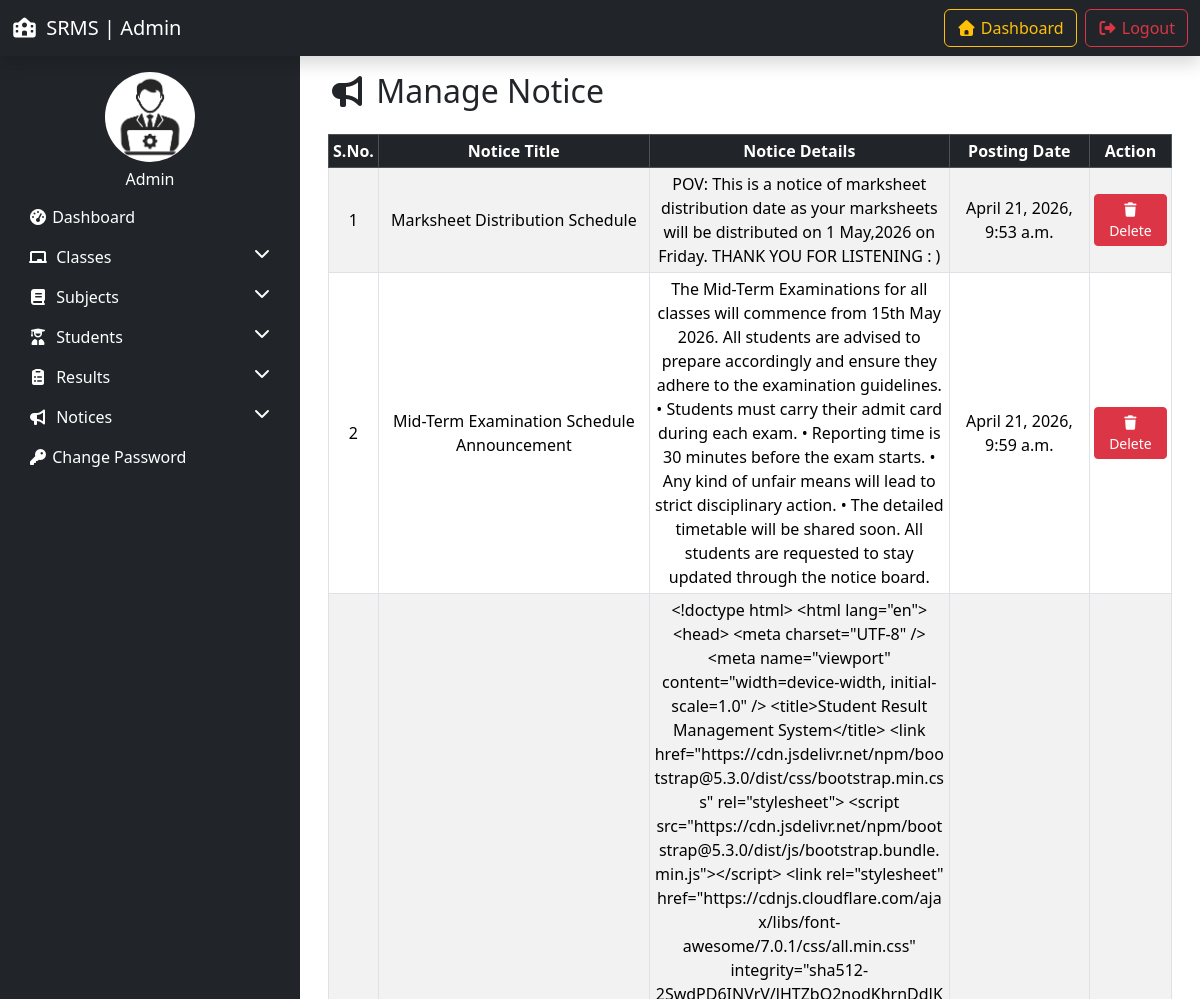
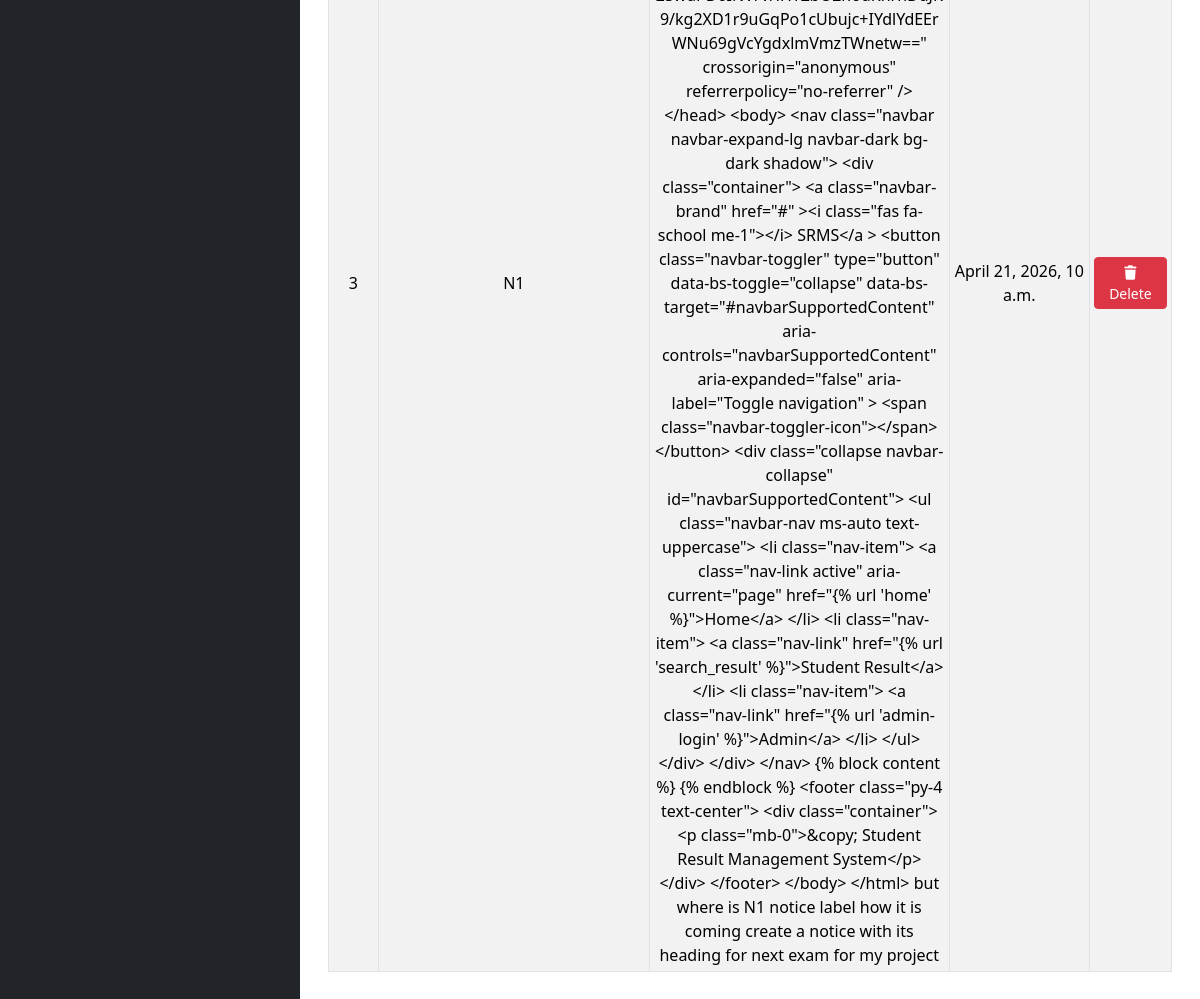
Before: /manage_notice/ (signed in) with the older database file (2 pictures, top to bottom).
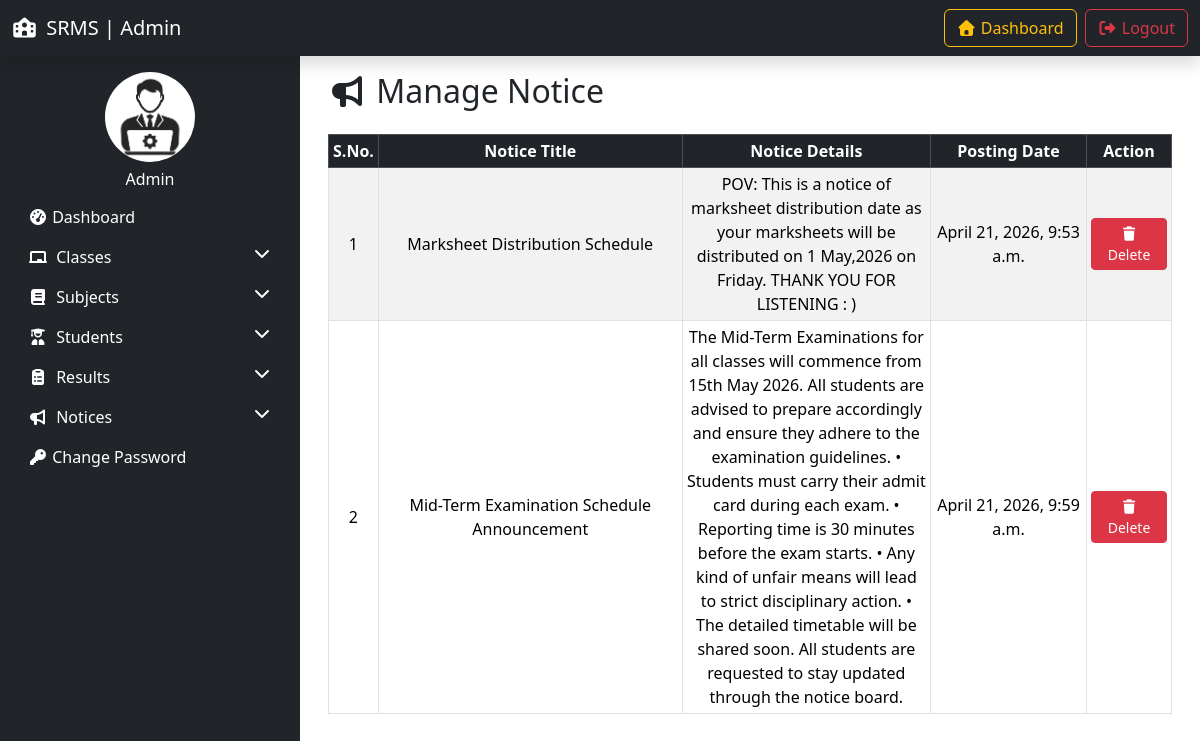
After: the same page with the newer database file.
### resultapp/models.py (models this page shows, shortened)
class Notice(models.Model):
    notice_title = models.CharField(max_length=200)
    notice_detail = models.TextField()
    posting_date = models.DateTimeField(auto_now_add=True)
    updation_date = models.DateTimeField(auto_now=True)

### resultapp/views.py (the view, shortened to what this page needs)
# urls.py: path('manage_notice/', manage_notice, name='manage_notice'),
@login_required(login_url='admin-login')
def manage_notice(request):
    notices = Notice.objects.all()
    return render(request, 'manage_notice.html', locals())

### resultapp/templates/manage_notice.html (shortened to what this page needs)
{% extends 'admin_base.html' %} {% load static %} {% block content %}
<div class="container">
  <h2 class="mb-4"><i class="fas fa-bullhorn"></i> Manage Notice</h2>
  <div class="table-responsive">
    <table
      class="table table-striped table-bordered table-hover datatable align-middle text-center table-sm "
    >
      <thead class="table-dark">
        <tr>
          <th>S.No.</th>
          <th>Notice Title</th>
          <th>Notice Details</th>
          <th>Posting Date</th>
          <th>Action</th>
        </tr>
      </thead>
      <tbody>
        {% for i in notices %}
        <tr>
          <td>{{forloop.counter}}</td>
          <td>{{i.notice_title}}</td>
          <td class="notice-detail">{{i.notice_detail}}</td>
          <td>{{i.posting_date}}</td>
          <td>
            <div class="d-flex justify-content-center flex-wrap">
              <a
                href="?delete={{i.id}}"
                onclick="return confirm('Do you want to delete this Notice?');"
                class="btn btn-danger btn-sm"
              >
                <i class="fas fa-trash"></i> Delete
              </a>
            </div>
          </td>
        </tr>
        {% empty %}
        <tr>
          <td colspan="7" class="text-center">No Notices found</td>
        </tr>
        {% endfor %}
      </tbody>
    </table>
  </div>
</div>
{% endblock %}

### resultapp/templates/admin_base.html (shortened to what this page needs)
<!doctype html>
<html lang="en">
  <head>
    <link
      href="https://cdn.jsdelivr.net/npm/bootstrap@5.3.3/dist/css/bootstrap.min.css"
      rel="stylesheet"
    />
    <link
      rel="stylesheet"
      href="https://cdnjs.cloudflare.com/ajax/libs/font-awesome/7.0.1/css/all.min.css"
    />
  </head>
  <body>
    {% include 'topbar.html' %}
    <div class="container-fluid">
      <div class="row">
        {% include 'sidebar.html' %}
        <main class="col-md-9 p-3">
          {% block content %} {% endblock %}
        </main>
      </div>
    </div>
  </body>
</html>

### resultapp/templates/topbar.html (shortened to what this page needs)
<nav class="navbar navbar-expand-lg navbar-dark bg-dark shadow">
  <div class="container-fluid">
    <a class="navbar-brand" href="{% url 'home' %}"
      ><i class="fas fa-school me-1"></i> SRMS | Admin</a
    >
    <div class="collapse navbar-collapse" id="navbarSupportedContent">
      <ul class="navbar-nav ms-auto gap-2 mt-2 mt-lg-0">
        <li class="nav-item">
          <a
            class="btn btn-outline-warning w-100"
            href="{% url 'admin_dashboard' %}"
          >
            <i class="fas fa-home"></i> Dashboard
          </a>
        </li>
        <li class="nav-item">
          <a
            class="btn btn-outline-danger w-100"
            href="{% url 'admin_logout' %}"
          >
            <i class="fas fa-sign-out-alt"></i> Logout
          </a>
        </li>
      </ul>
    </div>
  </div>
</nav>

### resultapp/templates/sidebar.html (shortened to what this page needs)
{% load static %}
<nav class="col-md-3 sidebar bg-dark pt-3 d-none d-md-block">
  <div class="text-white text-center">
    <img
      src="{% static 'images/admin.avif' %}"
      class="rounded-circle mb-2"
      width="90"
      height="90"
      alt="admin img"
    />
    <h6>Admin</h6>
  </div>
  <ul class="nav flex-column">
    <li class="nav-item">
      <a href="{% url 'admin_dashboard' %}" class="nav-link">
        <i class="fas fa-tachometer-alt"></i> Dashboard</a
      >
    </li>
    <li class="nav-item">
      <a href="#classesMenu" data-bs-toggle="collapse" class="nav-link">
        <i class="fas fa-chalkboard me-1"></i> Classes
        <i class="fas fa-chevron-down float-end"></i>
      </a>
    </li>
    <li class="nav-item">
      <a href="#subjectsMenu" data-bs-toggle="collapse" class="nav-link">
        <i class="fas fa-book me-1"></i> Subjects
        <i class="fas fa-chevron-down float-end"></i>
      </a>
    </li>
    <li class="nav-item">
      <a href="#studentMenu" data-bs-toggle="collapse" class="nav-link">
        <i class="fas fa-user-graduate me-1"></i> Students
        <i class="fas fa-chevron-down float-end"></i>
      </a>
    </li>
    <li class="nav-item">
      <a href="#resultMenu" data-bs-toggle="collapse" class="nav-link">
        <i class="fas fa-clipboard-list me-1"></i> Results
        <i class="fas fa-chevron-down float-end"></i>
      </a>
    </li>
    <li class="nav-item">
      <a href="#NoticeMenu" data-bs-toggle="collapse" class="nav-link">
        <i class="fas fa-bullhorn me-1"></i> Notices
        <i class="fas fa-chevron-down float-end"></i>
      </a>
    </li>
    <li class="nav-item">
      <a href="{% url 'change_password' %}" class="nav-link">
        <i class="fas fa-key"></i> Change Password</a
      >
    </li>
  </ul>
</nav>

### resultapp/templates/sidebar.html (style rules this page uses)
.sidebar { background-color: #343a40; min-height: 100vh; }
.sidebar .nav-link { color: #fff; }

### resultapp/templates/manage_notice.html (style rules this page uses)
.notice-detail { max-width: 300px; word-wrap: break-word; white-space: normal; }

Changed rows visible on the page:
removed Notice: notice_title "N1", notice_detail "<!doctype html> <html lang=\"en\"> <head> <meta charset=\"UTF-8\" /> <meta name=\"viewport\" content=\"width=device-width, initial-scale=1.0\" /> <title>Student Result Management System</title> <link href=\"https://cdn.jsdelivr.net/npm/bootstrap@5.3.0/dist/css/bootstrap.min.css\" rel=\"stylesheet\"> <script src=\"https://cdn.jsdelivr.net/npm/bootstrap@5.3.0/dist/js/bootstrap.bundle.min.js\"></script> <link rel=\"stylesheet\" href=\"https://cdnjs.cloudflare.com/ajax/libs/font-awesome/7.0.1/css/all.min.css\" integrity=\"sha512-2SwdPD6INVrV/lHTZbO2nodKhrnDdJK9/kg2XD1r9uGqPo1cUbujc+IYdlYdEErWNu69gVcYgdxlmVmzTWnetw==\" crossorigin=\"anonymous\" referrerpolicy=\"no-referrer\" /> </head> <body> <nav class=\"navbar…", posting_date "April 21, 2026, 10 a.m."
